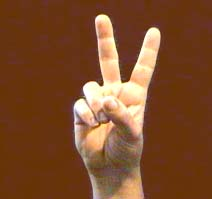
#> input picture data/LSF/LSQ_v.jpg, 212 x 199 px
$ jupyter execute --allow-errors Traitement_images.ipynb   (older library calls are emulated)
#> lines starting #> are read from the running program, lines starting #| are printed output that depends on the picture; after the words box and inside, x2 and y2 are one past the last pixel; in counts of white or black regions, pixels touching at a corner belong together
# Traitement d'images

Le but de ce notebook est de vous offrir un aperçu des possibilités offertes par la bibliothèque [**scikit image**](https://scikit-image.org/).

[cell 1]
import pandas as pd
import numpy as np
from matplotlib import pyplot as plt
import matplotlib.image as mpimg
from skimage import io
from skimage import color
from skimage import feature
from skimage import segmentation
from skimage import morphology

## Activité 1 : binarisation

Nous allons partir de l'image suivante, qui représente la lettre **V** en langue des signes :

Notre objectif est de produire une binarisation de cette image, de manière à avoir le fond en noir et la main en blanc :

L'intérêt de cette binarisation est qu'elle permettra par la suitre de décrire la forme de la main, par exemple dans le cadre d'un programme de traduction automatique de la langue des signes. Mais nous n'irons pas jusque là.

1. Utiliser la fonction [imread](http://scikit-image.org/docs/dev/api/skimage.io.html#skimage.io.imread)  du module **io** pour charger l'image **data/LSF/LSQ_v.jpg**
2. Afficher cette image avec les fonctions [imshow](http://scikit-image.org/docs/dev/api/skimage.io.html#skimage.io.imshow) et [show](http://scikit-image.org/docs/dev/api/skimage.io.html#skimage.io.show) du module **io**

[cell 2]
srce = io.imread("data/LSF/LSQ_v.jpg")
#> srce is the input picture: shape (199, 212, 3); mean R, G, B 124.5, 76.8, 43.4
grey = color.rgb2gray(srce)
io.imshow(grey)

<button data-toggle="collapse" data-target="#sol2" class='btn btn-primary'>Solution</button>
<div id="sol2" class="collapse">

1. ```python
from skimage.io import imread
img = imread('data/LSF/LSQ_v.jpg')
```

2. ```python
fig, ax = plt.subplots()
ax.imshow(img)
io.show() #optional in Jupyter
```

</div>

Nous allons maintenant convertir l'image en niveaux de gris, c'est-à-dire ne conserver que la luminosité des pixels.
1. Convertir l'image en niveaux de gris avec la fonction [rgb2gray](http://scikit-image.org/docs/dev/api/skimage.color.html#skimage.color.rgb2grey) du module **color**.
2. Afficher l'image en niveaux de gris.

Les niveaux de gris de l'image obtenue vont de 0 (noir) à 1 (blanc).

<button data-toggle="collapse" data-target="#sol3" class='btn btn-primary'>Solution</button>
<div id="sol3" class="collapse">

1. ```python
from skimage.color import rgb2gray
img_gray = rgb2gray(img)
```

2. ```python
fig, (ax1, ax2)  = plt.subplots(1,2)
ax1.imshow(img)
ax2.imshow(img_gray,  cmap=plt.cm.Greys_r)
```

</div>

Nous voulons maintenant binariser cette image, c'est-à-dire choisir un niveau de gris de manière à ce que :
* tous les pixels avec un niveau de gris inférieur soient considérés comme appartenant au fond et mis en noir ;
* tous les pixels avec un niveau de gris supérieur ou égal soient considérés comme appartenant à la main et mis en blanc.

Ce niveau de gris est appelé **seuil**.

3. Créer un filtre qui extrait tous les pixels de la main.
4. Mettre tous ces pixels en blancs et afficher l'image obtenue.

[cell 3]
from skimage import filters
fig, axes = filters.try_all_threshold(grey)
#| skimage.filters.thresholding.threshold_isodata
#| skimage.filters.thresholding.threshold_li
#| skimage.filters.thresholding.threshold_mean
#| skimage.filters.thresholding.threshold_minimum
#| skimage.filters.thresholding.threshold_otsu
#| skimage.filters.thresholding.threshold_triangle
#| skimage.filters.thresholding.threshold_yen
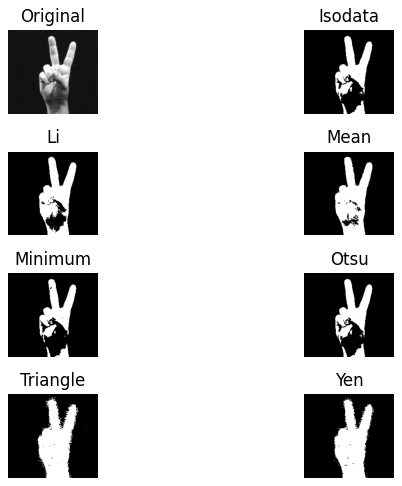
#> figure drawn by matplotlib, 8 panels

[cell 4]
threshold = filters.threshold_yen(grey)
#> threshold = 0.258
binnarised = grey > threshold
#> binnarised: shape (199, 212) bool; 24.3% white; 32 white regions (31 under 20 px), largest, box (x1, y1, x2, y2) and area: (71, 12, 164, 199) 10181

[cell 5]
io.imshow(binnarised)

<button data-toggle="collapse" data-target="#sol4" class='btn btn-primary'>Solution</button>
<div id="sol4" class="collapse">

3. ```python
mask = img_gray > 0.25
mask
```

4. ```python
img_gray[mask] = 1
plt.imshow(img_gray, cmap=plt.cm.gray)
```

</div>

**Scikit Image** propose plusieurs méthodes pour sélectionner un seuil de binarisation. Elle offre également une méthode très pratique, [try_all_threshold](http://scikit-image.org/docs/dev/api/skimage.filters.html#skimage.filters.try_all_threshold) qui permet de tester toutes ces méthodes et d'afficher les résultats obtenus. Nous allons ainsi pouvoir choisir celle qui produit le meilleur résultat avec notre image.

> Pour afficher les résultats vous devez utiliser instruction **plt.show()** après avoir appellé la fonction **try_all_threshold**

[cell 6]
binnarised = morphology.binary_closing(binnarised, selem=morphology.disk(2))
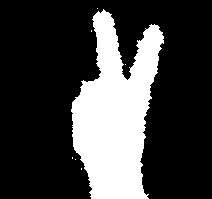
#> binnarised: shape (199, 212) bool; 25.1% white; 7 white regions (6 under 20 px), largest, box (x1, y1, x2, y2) and area: (71, 9, 164, 199) 10585

[cell 7]
io.imshow(binnarised)

<button data-toggle="collapse" data-target="#sol5" class='btn btn-primary'>Solution</button>
<div id="sol5" class="collapse">

```python
from skimage.filters import try_all_threshold

fig, ax = try_all_threshold(img_gray, verbose=False)
plt.show()
```

</div>

Il ne reste plus qu'à choisir l'une des méthodes et produire une binarisation la plus propre possible de l'image.
Modifiez le code suivant pour utiliser une fonction de binarisation plus pertinente :

[cell 8]
from skimage.filters import threshold_yen
from matplotlib import pyplot as plt

img_gray = grey
thresh = threshold_yen(img_gray)
#> thresh = 0.258

binary = img_gray > thresh

fig, ax = plt.subplots(ncols=3, figsize=(8, 2.5))
ax[0] = plt.subplot(1, 3, 1)
ax[1] = plt.subplot(1, 3, 2)
ax[2] = plt.subplot(1, 3, 3, sharex=ax[0], sharey=ax[0])

ax[0].imshow(img_gray, cmap=plt.cm.gray)
ax[0].set_title('Original')
ax[0].axis('off')

ax[1].hist(img_gray.ravel(), bins=256)
ax[1].set_title('Histogram')
ax[1].axvline(thresh, color='r')
ax[1].set_yscale('log')
ax[1].set_ylim((1, 10000))


ax[2].imshow(binary, cmap=plt.cm.gray)
ax[2].set_title('Thresholded')
ax[2].axis('off')

plt.show()
#> figure, not shown here; panel 2: tallest bar 15787 high, from x = 0.23 to 0.234

## Activité 2 : télédétection

Nous cherchons à identifier des fermes circulaires à partir d'images satellitaires.

Source image : https://earthobservatory.nasa.gov/images/86079/todhia-arable-farm-in-saudi-arabia

1. Lire le fichier **data/todhia_oli.jpg** contenant l'image satellitaire sur laquelle nous allons travailler.
2. Convertir cette image en niveaux de gris.
3. Binariser l'image de façon à faire resortir les fermes circulaires (en blanc).

[cell 9]
fermes = io.imread("data/todhia_oli.jpg", as_gray=True)
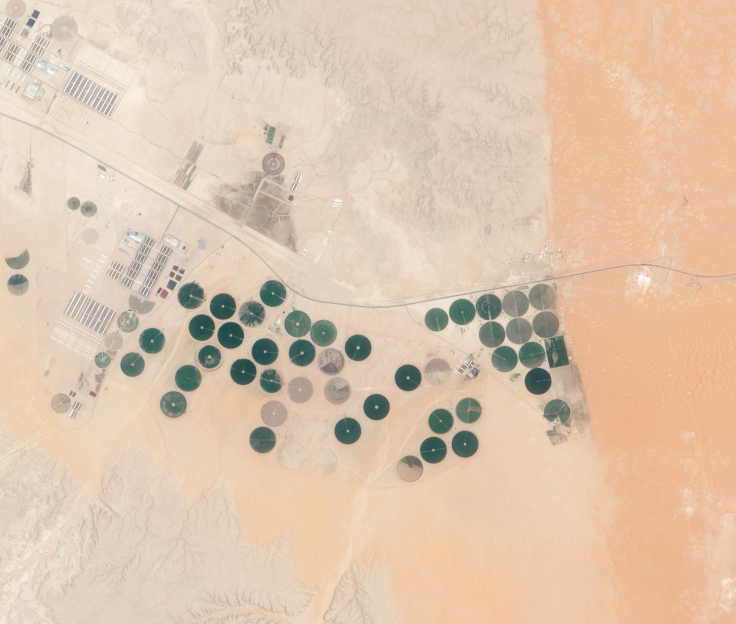
#> input picture data/todhia_oli.jpg, 1472 x 1248 px (shown at 1/2 size)
#> fermes: shape (1248, 1472) float64; min 0.219, max 1, mean 0.791
io.imshow(fermes)

[cell 10]
fermes = fermes < filters.threshold_otsu(fermes)
#> fermes: shape (1248, 1472) bool; 5.4% white; 651 white regions (510 under 20 px), largest, box (x1, y1, x2, y2) and area: (1012, 623, 1148, 790) 11558, (951, 568, 1110, 640) 6396, (569, 616, 674, 693) 4503

[cell 11]
fermes = morphology.binary_opening(fermes, morphology.disk(5))
#> fermes: shape (1248, 1472) bool; 4.8% white; 47 white regions, largest, box (x1, y1, x2, y2) and area: (1012, 637, 1103, 790) 6676, (951, 568, 1108, 640) 5987, (569, 620, 674, 693) 4483


io.imshow(fermes)

[cell 12]
lbls = morphology.label(fermes)
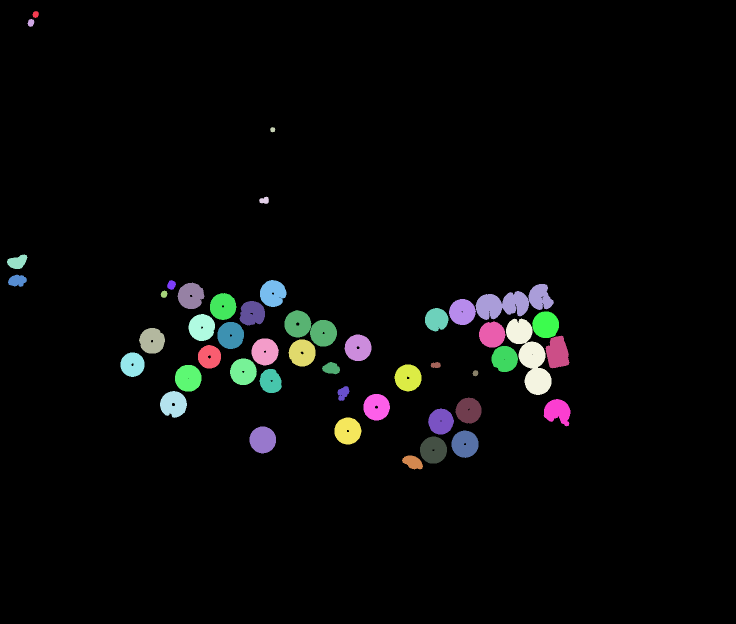
#> lbls: shape (1248, 1472) int32 (shown at 1/2 size); 48 distinct labels, from 0 to 47; one colour per label, 0 black

[cell 13]
lbls[600: 610, 400: 410]

[cell 14]
io.imshow(lbls, cmap="flag")

<button data-toggle="collapse" data-target="#sol6" class='btn btn-primary'>Solution</button>
<div id="sol6" class="collapse">

1. ```python
img = mpimg.imread('data/todhia_oli.jpg')
```

2. ```python
img_gray = color.rgb2gray(img)
fig, ax = plt.subplots(figsize=(10, 6))
ax.imshow(img_gray, cmap=plt.cm.gray)
ax.set_axis_off()
```

3. ```python
from skimage.filters import threshold_otsu
thresh = threshold_otsu(img_gray)
binary = ~morphology.closing(img_gray > thresh)
fig, ax = plt.subplots(figsize=(10, 6))
ax.imshow(binary, cmap=plt.cm.gray)
ax.set_axis_off()
```

</div>

4. Identifier chacune des fermes, et représenter les à l'aide de couleurs différentes.
5. Enregistrer le résultat de la détection dans une nouvelle image.

La fonction `label` du module `morphology` permet d'identifier chaque objet séparé (composante connexe).

<button data-toggle="collapse" data-target="#sol7" class='btn btn-primary'>Solution</button>
<div id="sol7" class="collapse">

4. ```python
# Add a label for each object
label_image = morphology.label(binary)
# Colorize each label
image_label_overlay = color.label2rgb(label_imageµ, image=img_gray,  bg_label=0)
# Show the image and its labels
fig, ax = plt.subplots(figsize=(10, 6))
ax.imshow(image_label_overlay)
ax.set_axis_off()
```

5. ```python
io.imwrite('todhia_oli_detected.png', image_label_overlay)
```

</div>

Les techniques de **détection de contours** peuvent aussi permettre d'identifier les fermes circulaires de cette image aérienne.
Essayez de mettre en application les méthodes proposées dans le tutoriel suivant :
[https://scikit-image.org/docs/dev/auto_examples/features_detection/plot_blob.html](https://scikit-image.org/docs/dev/auto_examples/features_detection/plot_blob.html)

<button data-toggle="collapse" data-target="#sol8" class='btn btn-primary'>Solution</button>
<div id="sol8" class="collapse">

```python

blobs = [(x[0],x[1],x[2]) for x in feature.blob_log(binary,
                                                        min_sigma=15,
                                                        max_sigma=25,
                                                        threshold=0.2,
                                                      )]
# OR
#blobs = [(x[0],x[1],x[2]) for x in feature.blob_dog(binary,
#                                                        min_sigma=10,
#                                                        max_sigma=25,
#                                                        threshold=0.5,
#                                                        overlap=0.6)]
# OR
#blobs = [(x[0],x[1],x[2]) for x in feature.blob_doh(binary,
#                                                        min_sigma=10,
#                                                        max_sigma=25,
#                                                        threshold=0.045,
#                                                      overlap=0.08)]

fig = plt.figure(figsize = (15,15))
ax = fig.add_subplot(1,1,1)

for blob in blobs:
    y, x, r = blob
    c = plt.Circle((x, y), r+1, color='red', linewidth=2, fill=False)
    ax.add_patch(c)

plt.imshow(img)
plt.title('Center Pivot Farms')

plt.show()
print('Number of center pivot farms detected: ' + str(len(blobs_dog)))
```
</div>

## Activité 3 : jeu des onze différences

Retrouvez les onzes différences entre ces deux images.

[cell 15]
im1 = io.imread("data/onze-erreurs1.jpg", as_gray=True)
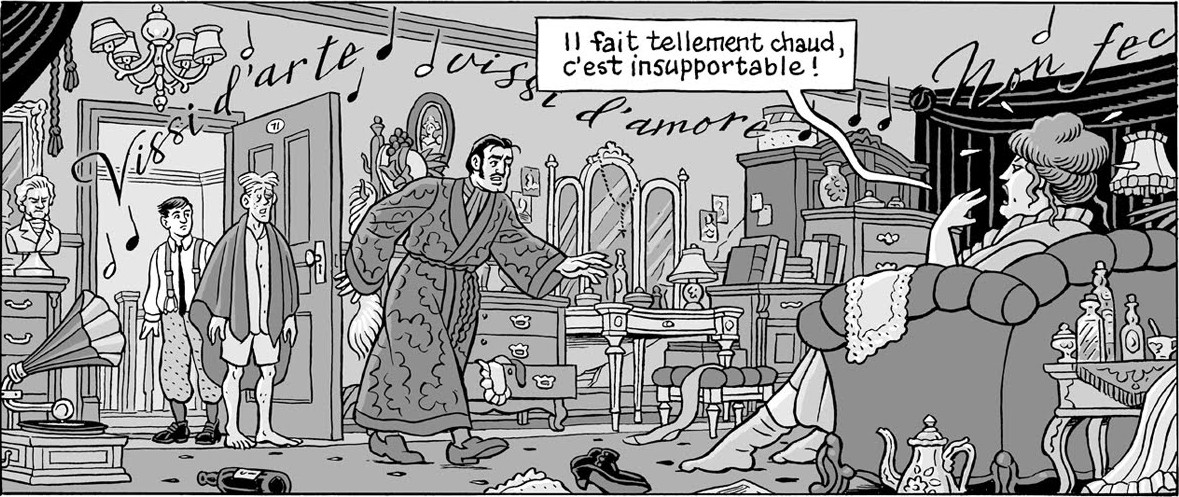
#> input picture data/onze-erreurs1.jpg, 1179 x 497 px
#> im1 is the input picture: shape (497, 1179) float64; min 0, max 1, mean 0.594
im2 = io.imread("data/onze-erreurs2.jpg", as_gray=True)
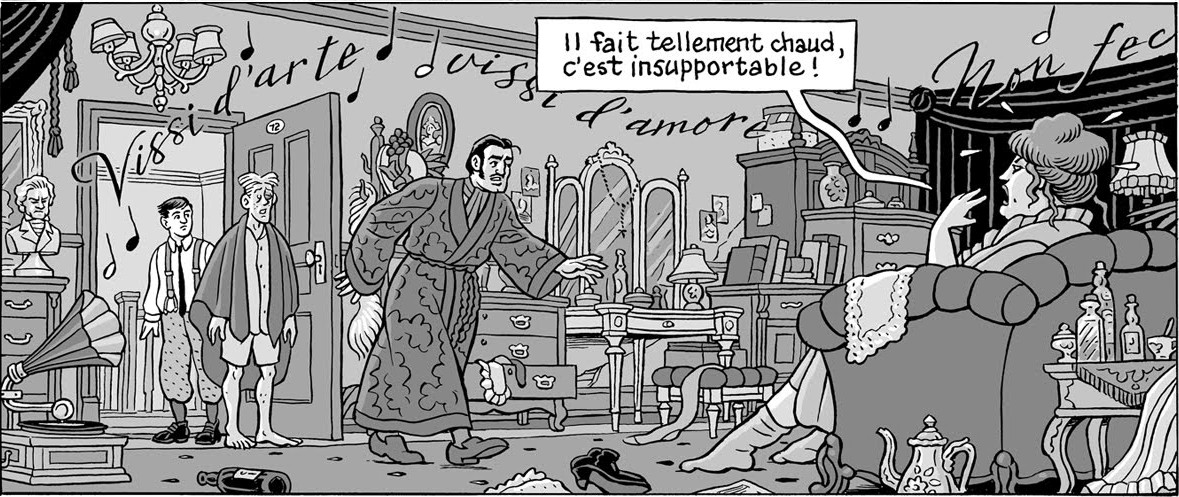
#> input picture data/onze-erreurs2.jpg, 1179 x 497 px
#> im2 is the input picture: shape (497, 1179) float64; min 0, max 1, mean 0.566
#> (the rest of this cell did not finish here and is left out)

[cell 16]
from skimage.filters import gaussian

[cell 17]
sqerr = (im1 - im2)**2
fig, ax = plt.subplots()
h = ax.hist(sqerr.ravel(), bins=256)
ax.set_yscale('log')
ax.set_ylim(0, 500000)
#> figure, not shown here; tallest bar 435585 high, from x = 0 to 0.00391

[cell 18]
binned = sqerr > filters.threshold_isodata(sqerr)
#> binned: shape (497, 1179) bool; 0.35% white in thin lines or dots
binned = morphology.binary_dilation(binned, selem=morphology.disk(10))
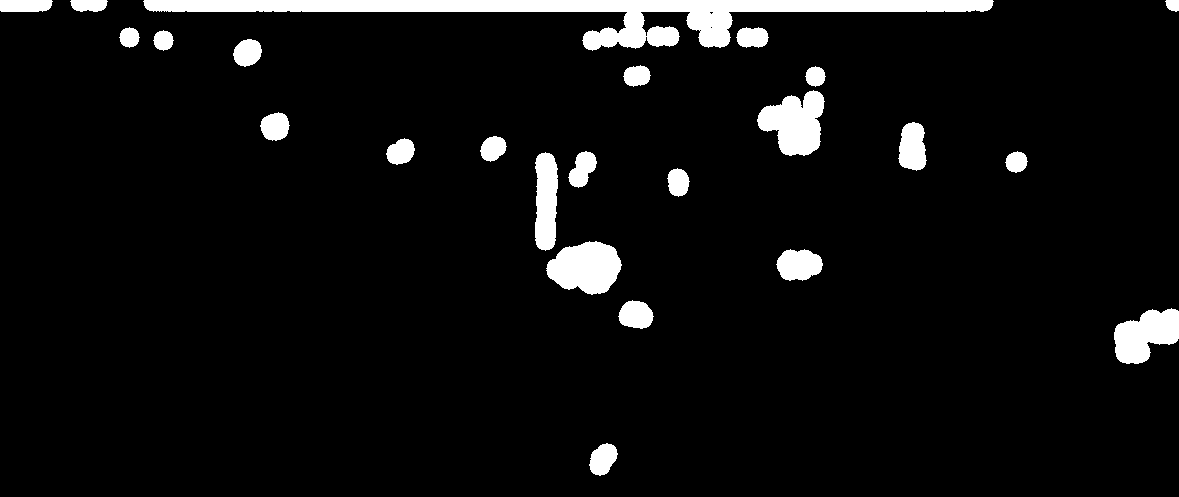
#> binned: shape (497, 1179) bool; 5.8% white; 24 white regions, largest, box (x1, y1, x2, y2) and area: (143, 0, 994, 51) 13349, (546, 241, 622, 295) 2918, (757, 90, 825, 156) 2911
np.unique(morphology.label(binned))
#> Out = 25 values from 0 to 24

[cell 19]
label_image = morphology.label(binned)
#> label_image: shape (497, 1179) int32; 25 distinct labels, from 0 to 24

[cell 20]
image_label_overlay = color.label2rgb(label_image, image=im1,  bg_label=0)
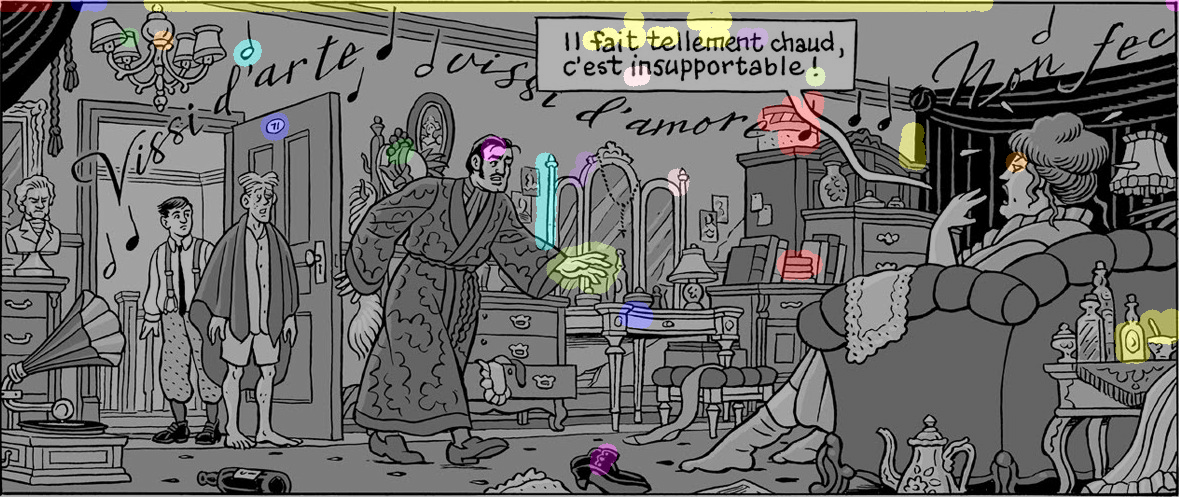
#> image_label_overlay: shape (497, 1179, 3) float64; mean R, G, B 0.429, 0.428, 0.419

[cell 21]
io.imshow(image_label_overlay)
fig = plt.gcf()
fig.set_size_inches(12, 12)

[cell 22]
from skimage import exposure
im1 = exposure.equalize_hist(im1)
im2 = exposure.equalize_hist(im2)

[cell 23]
io.imshow((im1 - im2))

[cell 24]
fig, axes = filters.try_all_threshold(sqerr)
#| skimage.filters.thresholding.threshold_isodata
#| skimage.filters.thresholding.threshold_li
#| skimage.filters.thresholding.threshold_mean
#| skimage.filters.thresholding.threshold_minimum
#| skimage.filters.thresholding.threshold_otsu
#| skimage.filters.thresholding.threshold_triangle
#| skimage.filters.thresholding.threshold_yen

[cell 25]
top = color.rgb2gray(io.imread("data/onze-erreurs1.jpg"))
bot = color.rgb2gray(io.imread("data/onze-erreurs2.jpg"))
diff = top-bot
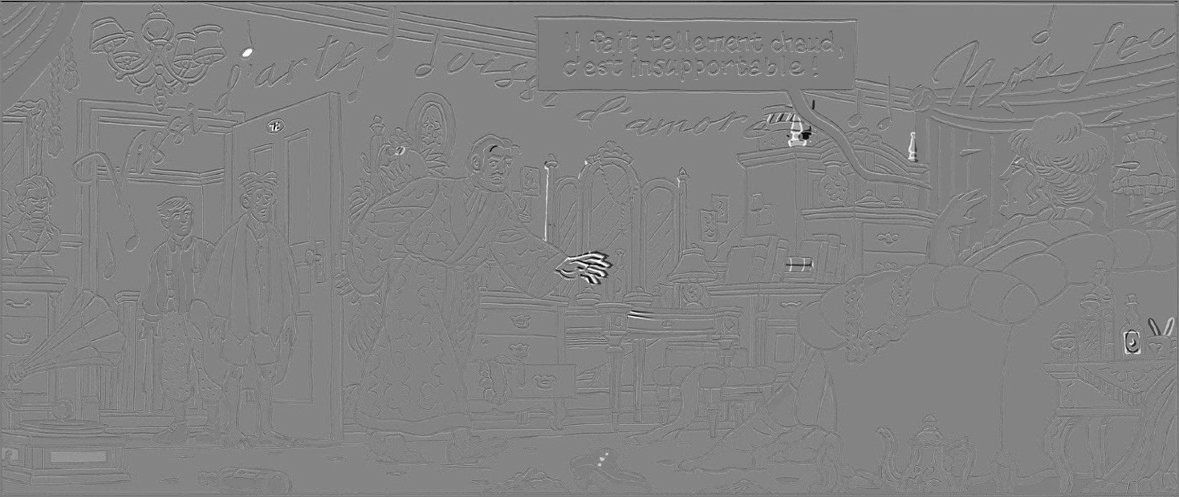
#> diff: shape (497, 1179) float64; min -1, max 1, mean 0.028; drawn with min black and max white
plt.subplots(figsize=(15,10))
plt.imshow(diff, cmap=plt.cm.gray)
# Localisation dans l'image des différences
blobs = [(x[0],x[1],x[2]) for x in feature.blob_log(diff,
                                                        min_sigma=2.8,
                                                        max_sigma=20,
                                                        threshold=0.12,
                                                      )]
#> blobs = 47 items, first 6: (52, 247, 2.8), (143, 804, 2.8), (157, 911, 2.8), (152, 911, 2.8), (128, 801, 2.8), (135, 794, 2.8)
fig = plt.figure(figsize = (15,10))
ax = fig.add_subplot(1,1,1)
for blob in blobs:
    y, x, r = blob
    c = plt.Circle((x, y), r+1, color='red', linewidth=2, fill=False)
    ax.add_patch(c)
#> this loop made 47 passes
#> (blob, y, x) on passes 1 to 12: ((52, 247, 2.8), 52, 247), ((143, 804, 2.8), 143, 804), ((157, 911, 2.8), 157, 911), ((152, 911, 2.8), 152, 911), ((128, 801, 2.8), 128, 801), ((135, 794, 2.8), 135, 794), ((273, 601, 2.8), 273, 601), ((261, 599, 2.8), 261, 599), ((279, 594, 2.8), 279, 594), ((143, 790, 2.8), 143, 790), ((352, 1139, 2.8), 352, 1139), ((265, 605, 2.8), 265, 605)
plt.imshow(io.imread("data/onze-erreurs2.jpg"))
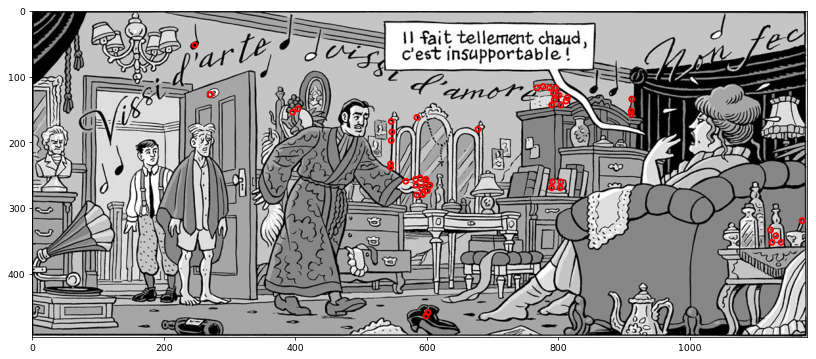
#> figure drawn by matplotlib, 1 panel
